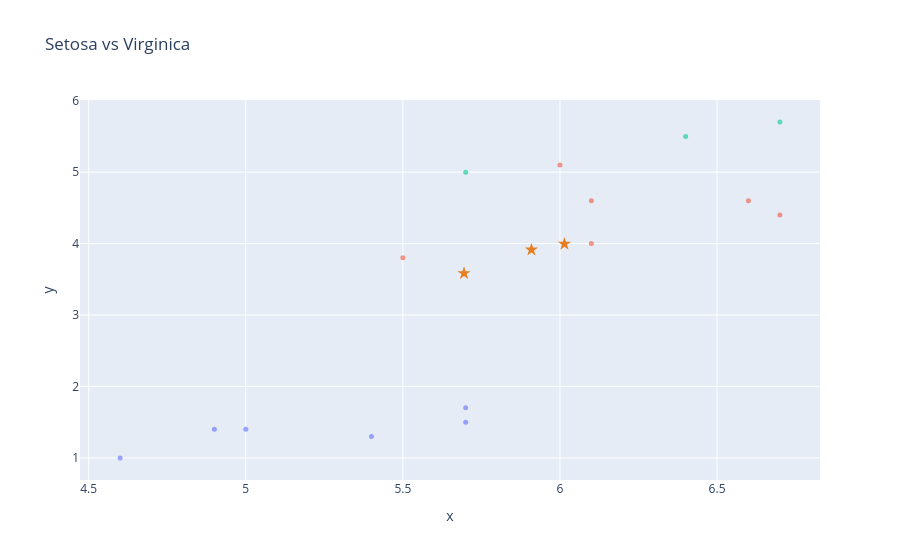

Source (notebook cell):
### Code cell
fig = plot_dataframe(validation[:,[0, 2]], title='Blobs Dataset', label=y_validation)
for i, centroid in enumerate(centroids):
    fig = plot_centroid(fig, centroid[[0,2]], colors=["#e67e22"], marker_size=10, symbol='star', name=f'Centroid {i+1}')
fig.update_layout(showlegend=False, title='Setosa vs Virginica')
fig.show()

### Figure 1 — Plotly figure (JSON) as saved in the notebook; plotly's stock layout.template omitted (floating-point values rounded to 4 significant figures)
{"data": [{"hovertemplate": "color=#f7dc6f<br>x=%{x}<br>y=%{y}<extra></extra>", "legendgroup": "#f7dc6f", "marker": {"color": "#636efa", "opacity": 0.6, "size": 5, "symbol": "circle"}, "mode": "markers", "name": "#f7dc6f", "orientation": "v", "showlegend": true, "type": "scatter", "x": [4.9, 4.6, 5.7, 5.0, 5.4, 5.7], "xaxis": "x", "y": [1.4, 1.0, 1.5, 1.4, 1.3, 1.7], "yaxis": "y"}, {"hovertemplate": "color=#82e0aa<br>x=%{x}<br>y=%{y}<extra></extra>", "legendgroup": "#82e0aa", "marker": {"color": "#EF553B", "opacity": 0.6, "size": 5, "symbol": "circle"}, "mode": "markers", "name": "#82e0aa", "orientation": "v", "showlegend": true, "type": "scatter", "x": [5.5, 6.1, 6.6, 6.0, 6.7, 6.1], "xaxis": "x", "y": [3.8, 4.0, 4.6, 5.1, 4.4, 4.6], "yaxis": "y"}, {"hovertemplate": "color=#f1948a<br>x=%{x}<br>y=%{y}<extra></extra>", "legendgroup": "#f1948a", "marker": {"color": "#00cc96", "opacity": 0.6, "size": 5, "symbol": "circle"}, "mode": "markers", "name": "#f1948a", "orientation": "v", "showlegend": true, "type": "scatter", "x": [5.7, 6.7, 6.4], "xaxis": "x", "y": [5.0, 5.7, 5.5], "yaxis": "y"}, {"marker": {"color": "#e67e22", "size": 10, "symbol": "star"}, "mode": "markers", "name": "Centroid 1", "type": "scatter", "x": [5.695], "y": [3.584]}, {"marker": {"color": "#e67e22", "size": 10, "symbol": "star"}, "mode": "markers", "name": "Centroid 2", "type": "scatter", "x": [5.909], "y": [3.914]}, {"marker": {"color": "#e67e22", "size": 10, "symbol": "star"}, "mode": "markers", "name": "Centroid 3", "type": "scatter", "x": [6.014], "y": [3.994]}], "layout": {"legend": {"title": {"text": "color"}, "tracegroupgap": 0}, "showlegend": false, "title": {"text": "Setosa vs Virginica"}, "xaxis": {"anchor": "y", "domain": [0, 1], "title": {"text": "x"}}, "yaxis": {"anchor": "x", "domain": [0, 1], "title": {"text": "y"}}}}
